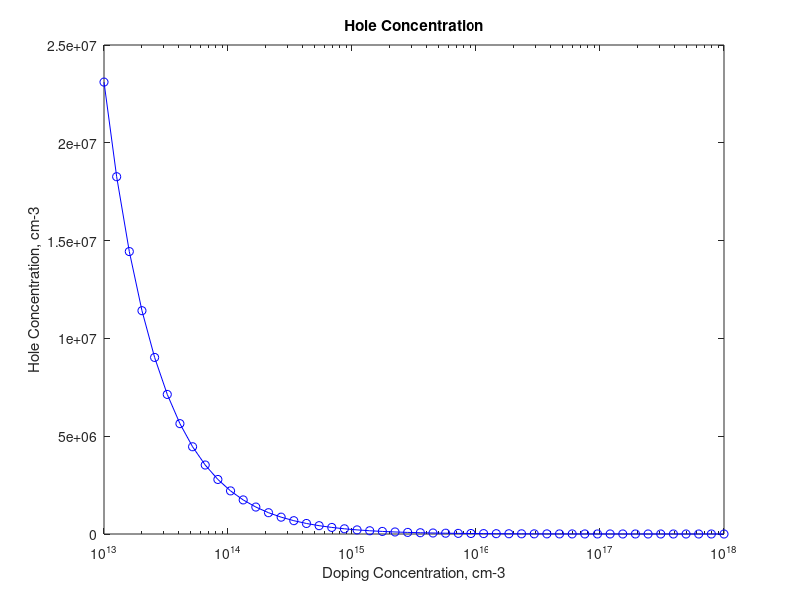

The MATLAB script that drew this image:
% Minority Carriers in Doped Semiconductor
% hole concentration in a n-type semiconductor
nd = logspace(13,18);
n = nd;
ni = 1.52e10;
ni_sq = ni*ni;
p = ni_sq./nd;
semilogx(nd,p,'b',nd, p,'ob')
title('Hole Concentration')
xlabel('Doping Concentration, cm-3')
ylabel('Hole Concentration, cm-3')
